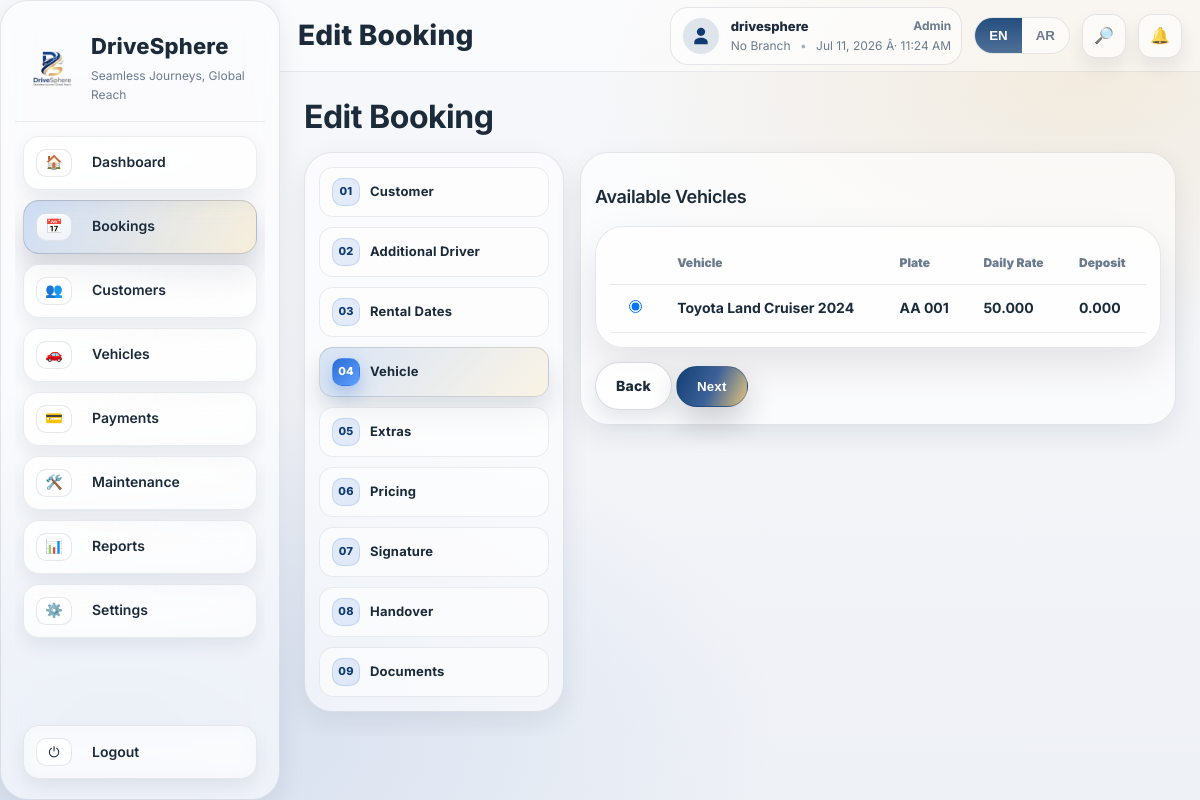
Screenshot of /bookings/1/edit/vehicle/ (signed in) with the database file from the repository.
### apps/settings_app/models.py (models this page shows, shortened)
class BusinessProfile(TimeStampedModel):
    business_name = models.CharField(max_length=200, blank=True, default="")
    short_code = models.CharField(max_length=10, blank=True, default="")
    business_name_ar = models.CharField(max_length=200, blank=True, default="")
    commercial_registration_number = models.CharField(max_length=100, blank=True, default="")
    vat_no = models.CharField(max_length=100, blank=True, default="")
    address = models.CharField(max_length=300, blank=True, default="")
    address_ar = models.CharField(max_length=300, blank=True, default="")
    phone_number = models.CharField(max_length=60, blank=True, default="")
    phone_number_ar = models.CharField(max_length=60, blank=True, default="")
    email = models.EmailField(blank=True, default="")
    email_ar = models.EmailField(blank=True, default="")
    website = models.CharField(max_length=200, blank=True, default="")
    website_ar = models.CharField(max_length=200, blank=True, default="")
    currency_code = models.CharField(max_length=10, blank=True, default="OMR")
    currency_symbol = models.CharField(max_length=10, blank=True, default="﷼")
    exchange_rates = models.JSONField(blank=True, default=dict)
    exchange_rates_updated_at = models.DateTimeField(null=True, blank=True)
    logo = models.ImageField(upload_to="business/logo/", null=True, blank=True)
    class Meta:
        verbose_name = "Business Profile"
        verbose_name_plural = "Business Profile"
    @classmethod
    def get_solo(cls):
        obj = cls.objects.first()
        if not obj:
            obj = cls.objects.create()
        return obj

### apps/accounts/models.py (models this page shows, shortened)
class User(AbstractUser, TimeStampedModel):
    LANGUAGE_CHOICES = (
        ("en", "English"),
        ("ar", "Arabic"),
    )
    username = models.CharField(max_length=150, unique=True, null=True, blank=True)
    email = models.EmailField(unique=True)
    phone_number = models.CharField(max_length=30, blank=True, default="")
    nationality = models.CharField(max_length=60, blank=True, default="")
    role = models.ForeignKey(Role, on_delete=models.SET_NULL, null=True, blank=True)
    default_branch = models.ForeignKey(Branch, on_delete=models.SET_NULL, null=True, blank=True)
    preferred_language = models.CharField(max_length=2, choices=LANGUAGE_CHOICES, default="en")
    USERNAME_FIELD = "email"
    REQUIRED_FIELDS = ["username"]
    objects = UserManager()

class Role(TimeStampedModel):
    ROLE_CHOICES = (
        ("ADMIN", "Admin"),
        ("MANAGER", "Manager"),
        ("AGENT", "Agent"),
        ("MECHANIC", "Mechanic"),
        ("ACCOUNTANT", "Accountant"),
        ("VIEWER", "Viewer"),
    )
    code = models.CharField(max_length=30, choices=ROLE_CHOICES, unique=True)
    name = models.CharField(max_length=60)

### apps/fleet/models.py (models this page shows, shortened)
class Vehicle(TimeStampedModel):
    TRANSMISSION_CHOICES = (
        ("AUTOMATIC", "Automatic"),
        ("MANUAL", "Manual"),
    )
    FUEL_CHOICES = (
        ("PETROL", "Petrol"),
        ("DIESEL", "Diesel"),
        ("HYBRID", "Hybrid"),
        ("ELECTRIC", "Electric"),
    )
    STATUS_CHOICES = (
        ("AVAILABLE", "Available"),
        ("RESERVED", "Reserved"),
        ("RENTED", "Rented"),
        ("MAINTENANCE", "Maintenance"),
        ("INACTIVE", "Inactive"),
    )
    branch = models.ForeignKey(Branch, on_delete=models.SET_NULL, null=True, blank=True, related_name="vehicles")
    plate_number = models.CharField(max_length=30, unique=True)
    vin = models.CharField(max_length=40, blank=True, default="")
    brand = models.ForeignKey(VehicleBrand, on_delete=models.PROTECT, related_name="vehicles")
    model = models.ForeignKey(VehicleModel, on_delete=models.PROTECT, related_name="vehicles")
    year = models.PositiveIntegerField()
    category = models.ForeignKey(VehicleCategory, on_delete=models.SET_NULL, null=True, blank=True, related_name="vehicles")
    transmission = models.CharField(max_length=20, choices=TRANSMISSION_CHOICES, default="AUTOMATIC")
    fuel = models.CharField(max_length=20, choices=FUEL_CHOICES, default="PETROL")
    color = models.CharField(max_length=40, blank=True, default="")
    seats = models.PositiveIntegerField(default=5)
    odometer_km = models.PositiveIntegerField(default=0)
    last_service_odometer = models.PositiveIntegerField(default=0)
    service_interval_km = models.PositiveIntegerField(default=10000)
    status = models.CharField(max_length=20, choices=STATUS_CHOICES, default="AVAILABLE")
    daily_rate = models.DecimalField(max_digits=10, decimal_places=3, default=0)
    deposit = models.DecimalField(max_digits=10, decimal_places=3, default=0)
    tags = models.CharField(max_length=200, blank=True, default="")
    notes = models.TextField(blank=True, default="")
    registration_expiry = models.DateField(null=True, blank=True)
    insurance_expiry = models.DateField(null=True, blank=True)
    class Meta:
        ordering = ["plate_number"]

class VehicleBrand(TimeStampedModel):
    name = models.CharField(max_length=80, unique=True)
    class Meta:
        ordering = ["name"]

class VehicleModel(TimeStampedModel):
    brand = models.ForeignKey(VehicleBrand, on_delete=models.CASCADE, related_name="models")
    name = models.CharField(max_length=80)
    class Meta:
        unique_together = ("brand", "name")
        ordering = ["brand__name", "name"]

### apps/bookings/page_views.py (the view)
# urls.py: path("bookings/<int:booking_id>/edit/vehicle/", page_views.booking_edit_vehicle, name="booking_edit_vehicle"),
@login_required
def booking_edit_vehicle(request, booking_id: int):
    booking = _get_booking_or_403(request, booking_id)
    if not booking:
        return render(request, "errors/403.html", status=403)
    _ensure_edit_session(request, booking)
    return booking_wizard_vehicle(request)

### templates/bookings/wizard/vehicle.html (shortened to what this page needs)
{% extends "bookings/wizard/_base.html" %}
{% block wizard_content %}
<h3 class="ds-h3">{% if request.session.ui_lang == 'ar' %}المركبات المتاحة{% else %}Available Vehicles{% endif %}</h3>
<form method="post" class="ds-form">
  <div class="ds-card ds-tableWrap">
    <table class="ds-table">
      <thead>
        <tr>
          <th></th>
          <th>{% if request.session.ui_lang == 'ar' %}المركبة{% else %}Vehicle{% endif %}</th>
          <th>{% if request.session.ui_lang == 'ar' %}اللوحة{% else %}Plate{% endif %}</th>
          <th>{% if request.session.ui_lang == 'ar' %}السعر اليومي{% else %}Daily Rate{% endif %}</th>
          <th>{% if request.session.ui_lang == 'ar' %}الوديعة{% else %}Deposit{% endif %}</th>
        </tr>
      </thead>
      <tbody>
        {% for v in vehicles %}
          <tr>
            <td><input type="radio" name="vehicle_id" value="{{ v.id }}" {% if data.vehicle_id|default:'' == v.id|stringformat:'s' %}checked{% endif %}></td>
            <td>{{ v.brand.name }} {{ v.model.name }} {{ v.year }}</td>
            <td>{{ v.plate_number }}</td>
            <td>{{ v.daily_rate }}</td>
            <td>{{ v.deposit }}</td>
          </tr>
        {% empty %}
          <tr><td colspan="5" class="ds-empty">{% if request.session.ui_lang == 'ar' %}لا توجد مركبات متاحة للتواريخ المحددة.{% else %}No Vehicles Available For Selected Dates.{% endif %}</td></tr>
        {% endfor %}
      </tbody>
    </table>
  </div>
  <div class="ds-wizard__actions">
    <a class="ds-btn ds-btn--ghost" href="{{ wizard_base }}/dates/">{% if request.session.ui_lang == 'ar' %}رجوع{% else %}Back{% endif %}</a>
    <button class="ds-btn ds-btn--primary" type="submit">{% if request.session.ui_lang == 'ar' %}التالي{% else %}Next{% endif %}</button>
  </div>
</form>
{% endblock %}

### templates/base/_app_shell.html (shortened to what this page needs)
{% load static %}
{% with ui_lang=request.session.ui_lang|default:request.user.preferred_language|default:"en" %}
<!DOCTYPE html>
<html lang="{{ ui_lang }}" dir="{% if ui_lang == 'ar' %}rtl{% else %}ltr{% endif %}">
<head>
  <link rel="stylesheet" href="{% static 'css/theme.css' %}">
  <link rel="stylesheet" href="{% static 'css/ds-responsive.css' %}">
  <link rel="stylesheet" href="{% static 'css/app.css' %}">
</head>
<body class="ds-body min-h-screen{% if ui_lang == 'ar' %} is-rtl{% endif %}">
  <div class="flex h-screen overflow-hidden ds-shell">
    {% include "base/_sidebar.html" with ui_lang=ui_lang %}
    <div class="flex-1 flex flex-col min-w-0">
      <div class="ds-topbar">
        <div class="ds-topbar__left">
          <h1 class="ds-page-title">{% block heading %}Dashboard{% endblock %}</h1>
        </div>
        <div class="ds-topbar__right">
          <div class="ds-user">
            <span class="ds-user__avatar ds-user__avatar--icon" aria-hidden="true">
              <svg viewBox="0 0 24 24" role="img" aria-label="User">
                <path d="M12 12c2.761 0 5-2.239 5-5S14.761 2 12 2 7 4.239 7 7s2.239 5 5 5Zm0 2c-4.418 0-8 2.239-8 5v3h16v-3c0-2.761-3.582-5-8-5Z" />
              </svg>
            </span>
            <div class="ds-user__meta">
              <div class="ds-user__top">
                <div class="ds-user__name">{{ request.user.username|default:request.user.email|cut:'@local' }}</div>
                {% if request.user.role %}
                  <div class="ds-user__role">
                    {% if request.session.ui_lang == 'ar' %}
                      {% with rc=request.user.role.code %}
                        {% if rc == 'ADMIN' %}مشرف{% elif rc == 'MANAGER' %}مدير{% elif rc == 'AGENT' %}وكيل{% elif rc == 'MECHANIC' %}فني{% elif rc == 'ACCOUNTANT' %}محاسب{% elif rc == 'VIEWER' %}مُشاهد{% else %}{{ request.user.role.name|default:request.user.role.code }}{% endif %}
                      {% endwith %}
                    {% else %}
                      {{ request.user.role.name|default:request.user.role.code }}
                    {% endif %}
                  </div>
                {% endif %}
              </div>
              <div class="ds-user__sub">
                {% if ui_lang == 'ar' %}
                  <span id="dsClock">--</span>
                  <span class="ds-dot">•</span>
                  {% if ds_active_branch %}{{ ds_active_branch.name }}{% else %}لا يوجد فرع{% endif %}
                {% else %}
                  {% if ds_active_branch %}{{ ds_active_branch.name }}{% else %}No Branch{% endif %}
                  <span class="ds-dot">•</span>
                  <span id="dsClock">--</span>
                {% endif %}
              </div>
            </div>
          </div>
          <div class="ds-lang-toggle" title="{% if ui_lang == 'ar' %}اللغة{% else %}Language{% endif %}">
            <button class="ds-lang-toggle__btn {% if ui_lang == 'en' %}is-active{% endif %}" type="button" data-lang="en">EN</button>
            <button class="ds-lang-toggle__btn {% if ui_lang == 'ar' %}is-active{% endif %}" type="button" data-lang="ar">AR</button>
          </div>
          <div class="ds-topbar__dropdown" data-dropdown>
            <button class="ds-topbar__pill ds-topbar__pill--search" type="button" data-dropdown-toggle="search" aria-expanded="false" aria-controls="ds-search-panel">
              <span class="ds-pill__icon">🔎</span>
            </button>
          </div>
          <div class="ds-topbar__dropdown" data-dropdown>
            <button class="ds-topbar__pill ds-topbar__pill--notify" type="button" data-dropdown-toggle="notify" aria-expanded="false" aria-controls="ds-notify-panel">
              <span class="ds-pill__icon">🔔</span>
            </button>
          </div>
        </div>
      </div>
      <main class="p-4 sm:p-6 overflow-y-auto min-w-0">
        <div class="ds-pageHeader" id="ds-page-header">
          <div>
            <h2 class="ds-pageHeader__title" id="ds-page-header-title"></h2>
          </div>
        </div>
        {% block content %}{% endblock %}
      </main>
    </div>
  </div>
</body>
</html>
{% endwith %}

### templates/base/_sidebar.html (shortened to what this page needs)
{% load static %}
{% with ui_lang=ui_lang|default:request.session.ui_lang|default:request.user.preferred_language|default:"en" %}
<aside class="ds-sidebar">
  {% with business_name_ar=ds_business.business_name_ar|default:ds_business.business_name|default:"DriveSphere" %}
    {% if ui_lang == "ar" %}
      <div class="ds-sidebar__brand">
        <div class="ds-brand__text" dir="rtl">
          <div class="ds-brand__name">{{ ds_business.business_name_ar|default:ds_business.business_name|default:"DriveSphere" }}</div>
          <div class="ds-brand__tagline">رحلات سلسة، حضور عالمي</div>
        </div>
        {% if ds_business.logo %}
          <img class="ds-brand__logo" src="{{ ds_business.logo.url }}" alt="{{ business_name_ar }}">
        {% else %}
          <img class="ds-brand__logo" src="{% static 'img/logo/logo.png' %}" alt="{{ business_name_ar }}">
        {% endif %}
      </div>
    {% else %}
      <div class="ds-sidebar__brand">
        {% if ds_business.logo %}
          <img class="ds-brand__logo" src="{{ ds_business.logo.url }}" alt="{{ ds_business.business_name|default:'DriveSphere' }}">
        {% else %}
          <img class="ds-brand__logo" src="{% static 'img/logo/logo.png' %}" alt="DriveSphere">
        {% endif %}
        <div class="ds-brand__text">
          <div class="ds-brand__name">{{ ds_business.business_name|default:"DriveSphere" }}</div>
          <div class="ds-brand__tagline">Seamless Journeys, Global Reach</div>
        </div>
      </div>
    {% endif %}
  {% endwith %}
  <nav class="ds-nav">
    <a class="ds-nav__item {% if request.path == '/dashboard/' or request.path == '/' %}is-active{% endif %}" href="/dashboard/">
      <span class="ds-nav__icon">🏠</span>
      <span class="ds-nav__label">{% if ui_lang == "ar" %}لوحة التحكم{% else %}Dashboard{% endif %}</span>
    </a>
    <a class="ds-nav__item {% if request.path|slice:':10' == '/bookings/' %}is-active{% endif %}" href="/bookings/">
      <span class="ds-nav__icon">📅</span>
      <span class="ds-nav__label">{% if ui_lang == "ar" %}الحجوزات{% else %}Bookings{% endif %}</span>
    </a>
    <a class="ds-nav__item {% if request.path|slice:':11' == '/customers/' %}is-active{% endif %}" href="/customers/">
      <span class="ds-nav__icon">👥</span>
      <span class="ds-nav__label">{% if ui_lang == "ar" %}العملاء{% else %}Customers{% endif %}</span>
    </a>
    <a class="ds-nav__item {% if request.path|slice:':10' == '/vehicles/' %}is-active{% endif %}" href="/vehicles/">
      <span class="ds-nav__icon">🚗</span>
      <span class="ds-nav__label">{% if ui_lang == "ar" %}المركبات{% else %}Vehicles{% endif %}</span>
    </a>
    <a class="ds-nav__item {% if request.path|slice:':10' == '/payments/' %}is-active{% endif %}" href="/payments/">
      <span class="ds-nav__icon">💳</span>
      <span class="ds-nav__label">{% if ui_lang == "ar" %}المدفوعات{% else %}Payments{% endif %}</span>
    </a>
    <a class="ds-nav__item {% if request.path|slice:':13' == '/maintenance/' %}is-active{% endif %}" href="/maintenance/">
      <span class="ds-nav__icon">🛠️</span>
      <span class="ds-nav__label">{% if ui_lang == "ar" %}الصيانة{% else %}Maintenance{% endif %}</span>
    </a>
    <a class="ds-nav__item {% if request.path|slice:':9' == '/reports/' %}is-active{% endif %}" href="/reports/">
      <span class="ds-nav__icon">📊</span>
      <span class="ds-nav__label">{% if ui_lang == "ar" %}التقارير{% else %}Reports{% endif %}</span>
    </a>
    <a class="ds-nav__item {% if request.path|slice:':10' == '/settings/' %}is-active{% endif %}" href="/settings/general/">
      <span class="ds-nav__icon">⚙️</span>
      <span class="ds-nav__label">{% if ui_lang == "ar" %}الإعدادات{% else %}Settings{% endif %}</span>
    </a>
  </nav>
  <div class="ds-sidebar__footer">
    <a class="ds-nav__item ds-nav__item--logout" href="/logout/">
      <span class="ds-nav__icon">⏻</span>
      <span class="ds-nav__label">{% if ui_lang == "ar" %}تسجيل الخروج{% else %}Logout{% endif %}</span>
    </a>
  </div>
</aside>
{% endwith %}

### rows the page displays
BusinessProfile: business_name "DriveSphere"
User: user.username "drivesphere", user.role.name "Admin"
Vehicle: vehicle_id "☑", brand.name "Toyota", model.name "Land Cruiser", year "2024", plate_number "AA 001", daily_rate "50.000", deposit "0.000"
